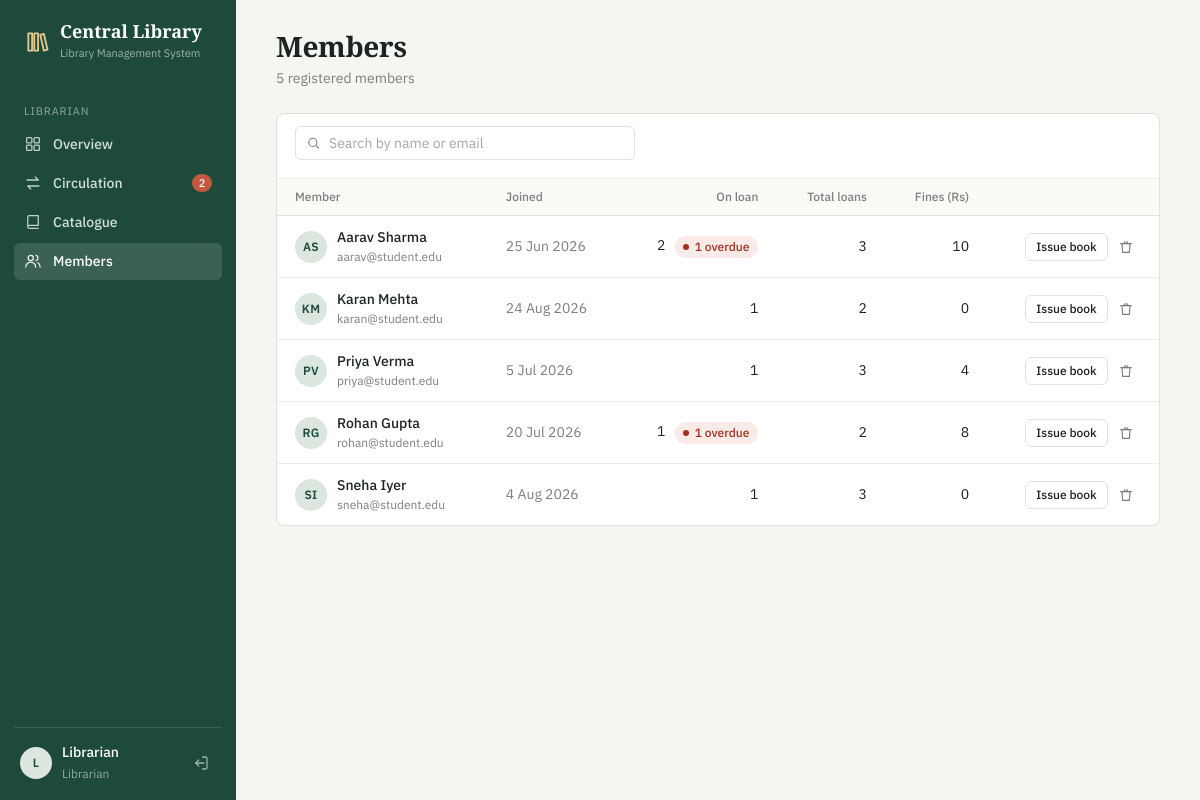
The page /admin/members (signed in) on the database its author committed.
### tables this page shows
CREATE TABLE users (
    user_id    INTEGER PRIMARY KEY AUTOINCREMENT,
    name       TEXT    NOT NULL,
    email      TEXT    NOT NULL UNIQUE,
    password   TEXT    NOT NULL,
    role       TEXT    NOT NULL DEFAULT 'user' CHECK (role IN ('admin', 'user')),
    joined_on  TEXT    NOT NULL DEFAULT (date('now'))
);

### app.py (the view)
@app.route("/admin/members")
@login_required("admin")
def members():
    q = request.args.get("q", "").strip()
    like = f"%{q}%"
    rows = query("""SELECT u.user_id, u.name, u.email, u.joined_on,
                           COUNT(i.issue_id) AS total,
                           SUM(i.issue_id IS NOT NULL AND i.return_date IS NULL) AS active,
                           SUM(i.return_date IS NULL AND i.due_date < ?) AS overdue,
                           COALESCE(SUM(i.fine), 0) AS fines
                    FROM users u LEFT JOIN issues i ON i.user_id = u.user_id
                    WHERE u.role='user' AND (u.name LIKE ? OR u.email LIKE ?)
                    GROUP BY u.user_id ORDER BY u.name""", (today(), like, like))
    return render_template("admin/members.html", members=rows, q=q)

### app.py (called while the page is built)
def db():
    if "db" not in g:
        g.db = sqlite3.connect(DB)
        g.db.row_factory = sqlite3.Row
        g.db.execute("PRAGMA foreign_keys = ON")
    return g.db

def query(sql, args=(), one=False):
    rows = db().execute(sql, args).fetchall()
    return (rows[0] if rows else None) if one else rows

def scalar(sql, args=()):
    return db().execute(sql, args).fetchone()[0]

def today():
    return date.today().isoformat()

@app.template_filter("nice")
def nice(s):
    if not s:
        return "—"
    d = date.fromisoformat(s) if isinstance(s, str) else s
    return f"{d.day} {d:%b %Y}"

@app.template_filter("initials")
def initials(name):
    return "".join(p[0] for p in name.split()[:2]).upper()

@app.context_processor
def globals_():
    nav_overdue = 0
    if "uid" in session:
        sql = "SELECT COUNT(*) FROM issues WHERE return_date IS NULL AND due_date < ?"
        args = [today()]
        if session["role"] != "admin":
            sql += " AND user_id = ?"
            args.append(session["uid"])
        nav_overdue = scalar(sql, args)
    return dict(today=today(), FINE_PER_DAY=FINE_PER_DAY, LOAN_DAYS=LOAN_DAYS, MAX_LOANS=MAX_LOANS,
                nav_overdue=nav_overdue)

def login_required(role=None):
    def deco(f):
        @wraps(f)
        def wrapper(*a, **kw):
            if "uid" not in session:
                return redirect(url_for("login"))
            if role and session["role"] != role:
                abort(403)
            return f(*a, **kw)
        return wrapper
    return deco

### templates/admin/members.html (shortened to what this page needs)
{% extends "app.html" %}
{% import "macros.html" as ui %}
{% block content %}
<div class="page-head">
  <div><h1>Members</h1><p>{{ members|length }} registered member{{ 's' if members|length != 1 }}</p></div>
</div>
<section class="panel">
  <form class="toolbar" method="get">
    <label class="search">{{ ui.icon('search') }}<input name="q" value="{{ q }}" placeholder="Search by name or email" aria-label="Search"></label>
  </form>
  {% if members %}
  <div class="table-wrap"><table class="table">
    <thead><tr><th>Member</th><th>Joined</th><th class="num">On loan</th><th class="num">Total loans</th><th class="num">Fines (Rs)</th><th></th></tr></thead>
    <tbody>
    {% for m in members %}
      <tr>
        <td><div class="person"><span class="avatar">{{ m.name|initials }}</span><span><b>{{ m.name }}</b><small>{{ m.email }}</small></span></div></td>
        <td class="dim nowrap">{{ m.joined_on|nice }}</td>
        <td class="num">{{ m.active }}{% if m.overdue %} <span class="badge danger" style="margin-left:6px">{{ m.overdue }} overdue</span>{% endif %}</td>
        <td class="num">{{ m.total }}</td>
        <td class="num">{{ m.fines }}</td>
        <td class="actions">
          <a class="btn sm" href="{{ url_for('new_loan', user_id=m.user_id) }}">Issue book</a>
          <form class="inline" method="post" action="{{ url_for('delete_member', user_id=m.user_id) }}" onsubmit="return confirm('Close {{ m.name }}\'s membership? Their loan history will be deleted.')">
            <button class="icon-btn danger" title="Close membership" aria-label="Close membership for {{ m.name }}">{{ ui.icon('trash') }}</button>
          </form>
        </td>
      </tr>
    {% endfor %}
    </tbody>
  </table></div>
  {% else %}{{ ui.empty('No members found', 'Members appear here once they register.', 'users') }}{% endif %}
</section>
{% endblock %}

### templates/macros.html (shortened to what this page needs)
{% macro icon(name) -%}
<svg viewBox="0 0 24 24" fill="none" stroke="currentColor" stroke-width="1.7" stroke-linecap="round" stroke-linejoin="round" aria-hidden="true">{{ ICONS[name]|safe }}</svg>
{%- endmacro %}

### static/style.css (style rules this page uses)
:root { --bg: #f5f5f1; --surface: #ffffff; --sunken: #fafaf7; --ink: #1c2420; --ink-2: #48514c; --muted: #7a817c; --line: #e2e1da; --line-2: #edece6; --brand: #1e4a3c; --brand-2: #275c4b; --brand-tint: #e7efe9; --ok: #2b6a4c; --ok-bg: #e8f2ec; --warn: #8f5a0b; --warn-bg: #fbf1df; --danger: #a3301f; --danger-bg: #fbebe8; --r: 6px; --serif: "Source Serif 4", Georgia, "Times New Roman", serif; --sans: "IBM Plex Sans", "Segoe UI", system-ui, sans-serif; }
* { box-sizing: border-box; }
html { -webkit-text-size-adjust: 100%; }
body { margin: 0; background: var(--bg); color: var(--ink); font: 14px/1.5 var(--sans); -webkit-font-smoothing: antialiased; }
a { color: var(--brand); }
h1, h2, h3 { margin: 0; }
svg { display: block; }
.brand svg { width: 26px; height: 26px; color: #e4c98f; }
.nav a svg { width: 18px; height: 18px; flex: none; opacity: .9; }
.side-foot a svg { width: 18px; height: 18px; }
.page-head { display: flex; justify-content: space-between; align-items: flex-end; gap: 16px; flex-wrap: wrap; margin-bottom: 24px; }
.page-head h1 { font: 600 28px/1.15 var(--serif); letter-spacing: -.01em; }
.page-head p { margin: 6px 0 0; color: var(--muted); }
.avatar { flex: none; display: grid; place-items: center; width: 32px; height: 32px; border-radius: 50%; background: #dbe6df; color: var(--brand); font-size: 12px; font-weight: 600; letter-spacing: .02em; }
.btn { display: inline-flex; align-items: center; justify-content: center; gap: 7px; height: 34px; padding: 0 14px; border: 1px solid var(--line); border-radius: var(--r); background: var(--surface); color: var(--ink); font: 500 13px var(--sans); text-decoration: none; white-space: nowrap; cursor: pointer; transition: background .12s, border-color .12s; }
.btn.sm { height: 28px; padding: 0 10px; font-size: 12px; }
.icon-btn { display: inline-grid; place-items: center; width: 30px; height: 30px; border: 0; border-radius: var(--r); background: none; color: var(--muted); cursor: pointer; }
.icon-btn svg { width: 16px; height: 16px; }
form.inline { display: inline; }
label { display: block; margin-bottom: 6px; font-size: 13px; font-weight: 500; color: var(--ink-2); }
input, select { width: 100%; height: 38px; padding: 0 11px; border: 1px solid var(--line); border-radius: var(--r); background: var(--surface); color: var(--ink); font: 14px var(--sans); }
input::placeholder { color: #a3a8a4; }
.search { position: relative; flex: 1; min-width: 200px; max-width: 340px; }
.search svg { position: absolute; left: 11px; top: 50%; width: 15px; height: 15px; transform: translateY(-50%); color: var(--muted); }
.search input { height: 34px; padding-left: 33px; }
.panel { background: var(--surface); border: 1px solid var(--line); border-radius: 8px; }
.toolbar { display: flex; flex-wrap: wrap; align-items: center; gap: 10px; padding: 12px 18px; border-bottom: 1px solid var(--line-2); }
.table-wrap { overflow-x: auto; }
.table { width: 100%; border-collapse: collapse; }
.table th { padding: 9px 18px; border-bottom: 1px solid var(--line); background: var(--sunken); color: var(--muted); font-size: 12px; font-weight: 500; text-align: left; white-space: nowrap; }
.table td { padding: 11px 18px; border-bottom: 1px solid var(--line-2); vertical-align: middle; }
.table tbody tr:last-child td { border-bottom: 0; }
.table .num { text-align: right; font-variant-numeric: tabular-nums; }
.table .actions { text-align: right; white-space: nowrap; }
.table .actions > * { vertical-align: middle; }
.dim { color: var(--muted); }
.nowrap { white-space: nowrap; }
.book-cell small, .person small { display: block; color: var(--muted); font-size: 12px; }
.person { display: flex; align-items: center; gap: 10px; }
.person b { font-weight: 500; }
.badge { display: inline-flex; align-items: center; gap: 6px; padding: 2px 9px 2px 8px; border-radius: 999px; background: var(--line-2); color: var(--ink-2); font-size: 12px; font-weight: 500; white-space: nowrap; }
.badge::before { content: ""; width: 6px; height: 6px; border-radius: 50%; background: currentColor; }
.badge.danger { background: var(--danger-bg); color: var(--danger); }

### rows shown on the page
users: name|initials "AS", name "Aarav Sharma", email "aarav@student.edu", joined_on|nice "25 Jun 2026", active "2", overdue "1", total "3", fines "10"
users: name|initials "KM", name "Karan Mehta", email "karan@student.edu", joined_on|nice "24 Aug 2026", active "1", total "2", fines "0"
users: name|initials "PV", name "Priya Verma", email "priya@student.edu", joined_on|nice "5 Jul 2026", active "1", total "3", fines "4"
users: name|initials "RG", name "Rohan Gupta", email "rohan@student.edu", joined_on|nice "20 Jul 2026", active "1", overdue "1", total "2", fines "8"
users: name|initials "SI", name "Sneha Iyer", email "sneha@student.edu", joined_on|nice "4 Aug 2026", active "1", total "3", fines "0"

### other values the page prints
{{ nav_overdue }} "2"
{{ session.name|initials }} "L"
{{ session.name }} "Librarian"
{{ 'Librarian' if session.role == 'admin' else 'Member' }} "Librarian"
{{ members|length }} "5"
{{ 's' if members|length != 1 }} "s"
